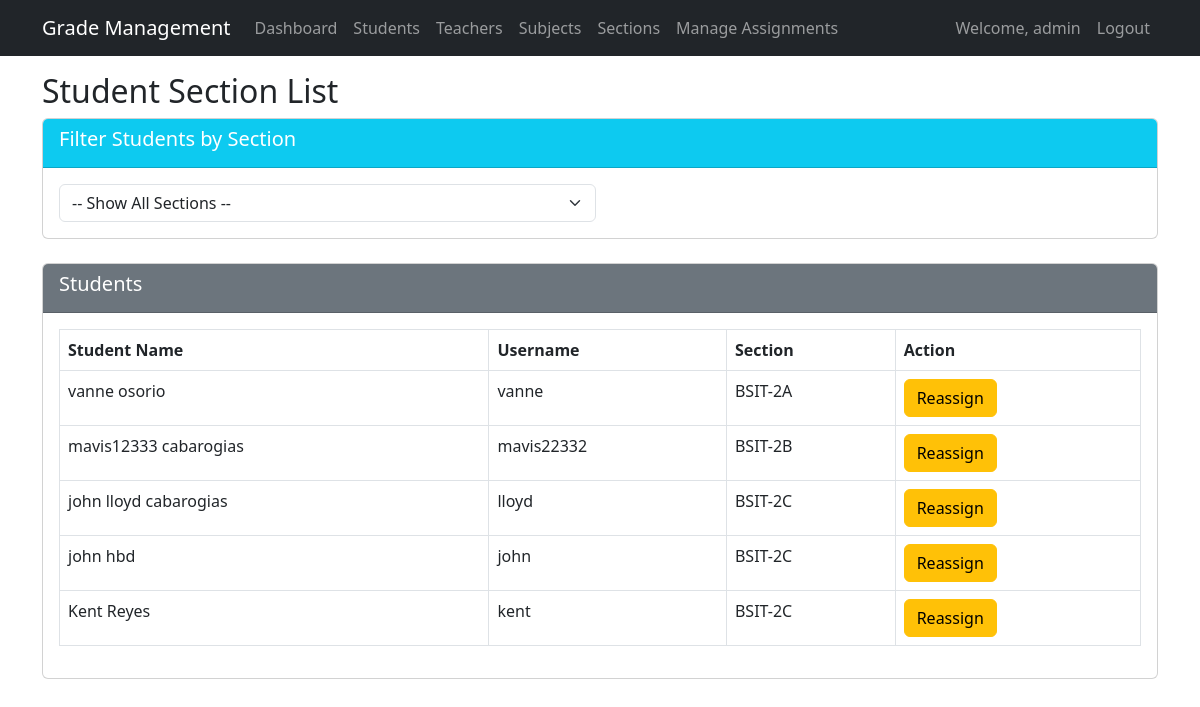
Screenshot of /admin/manage_section_students.php (signed in) with the database file from the repository.
### tables this page shows
CREATE TABLE `students` (
  `student_id` int(11) NOT NULL,
  `user_id` int(11) DEFAULT NULL,
  `first_name` varchar(50) NOT NULL,
  `last_name` varchar(50) NOT NULL,
  `email` varchar(100) DEFAULT NULL,
  `phone` varchar(20) DEFAULT NULL
);

CREATE TABLE `users` (
  `id` int(11) NOT NULL,
  `username` varchar(50) NOT NULL,
  `password` varchar(255) NOT NULL,
  `role` enum('admin','teacher','student') NOT NULL,
  `created_at` timestamp NOT NULL DEFAULT current_timestamp()
);

CREATE TABLE `sections` (
  `section_id` int(11) NOT NULL,
  `section_name` varchar(50) NOT NULL,
  `academic_year` varchar(20) NOT NULL
);

### admin/manage_section_students.php (the view, shortened to what this page needs)
<?php
require_once '../config/db.php';
$filter_section_id = isset($_GET['filter_section_id']) ? (int)$_GET['filter_section_id'] : 0;
if ($filter_section_id > 0) {
    $stmt = $conn->prepare("
        SELECT s.student_id, s.first_name, s.last_name, u.username, sec.section_name
        FROM students s
        LEFT JOIN student_section ss ON s.student_id = ss.student_id
        LEFT JOIN sections sec ON ss.section_id = sec.section_id
        LEFT JOIN users u ON s.user_id = u.id
        WHERE ss.section_id = ?
        ORDER BY s.last_name, s.first_name
    ");
    $stmt->bind_param("i", $filter_section_id);
    $stmt->execute();
    $students_result = $stmt->get_result();
} else {
    $students_result = $conn->query("
        SELECT s.student_id, s.first_name, s.last_name, u.username, sec.section_name
        FROM students s
        LEFT JOIN student_section ss ON s.student_id = ss.student_id
        LEFT JOIN sections sec ON ss.section_id = sec.section_id
        LEFT JOIN users u ON s.user_id = u.id
        ORDER BY sec.section_name, s.last_name, s.first_name
    ");
}
?>
<!DOCTYPE html>
<html lang="en">
<head>
    <link href="https://cdn.jsdelivr.net/npm/bootstrap@5.3.0/dist/css/bootstrap.min.css" rel="stylesheet">
</head>
<body>
<?php include '../includes/navbar.php'; ?>
<div class="container mt-5 pt-4">
    <h2>Student Section List</h2>
    <div class="card mb-4">
        <div class="card-header bg-info text-white"><h5>Filter Students by Section</h5></div>
        <div class="card-body">
            <form method="GET" class="row g-2">
                <div class="col-md-6">
                    <select name="filter_section_id" class="form-select" onchange="this.form.submit()">
                        <option value="0">-- Show All Sections --</option>
                    </select>
                </div>
            </form>
        </div>
    </div>
    <div class="card">
        <div class="card-header bg-secondary text-white"><h5>Students</h5></div>
        <div class="card-body">
            <?php if ($students_result->num_rows > 0): ?>
                <table class="table table-bordered table-hover">
                    <thead>
                        <tr>
                            <th>Student Name</th>
                            <th>Username</th>
                            <th>Section</th>
                            <th>Action</th>
                        </tr>
                    </thead>
                    <tbody>
                        <?php while ($student = $students_result->fetch_assoc()): ?>
                            <tr>
                                <td><?= htmlspecialchars($student['first_name'] . ' ' . $student['last_name']) ?></td>
                                <td><?= htmlspecialchars($student['username']) ?></td>
                                <td><?= htmlspecialchars($student['section_name'] ?? 'Unassigned') ?></td>
                                <td>
                                    <?php if (empty($student['section_name'])): ?>
                                        <button class="btn btn-success" data-bs-toggle="modal" data-bs-target="#reassignModal"
                                            data-student-id="<?= $student['student_id'] ?>" data-current-section="Unassigned">
                                            Assign
                                        </button>
                                    <?php else: ?>
                                        <button class="btn btn-warning" data-bs-toggle="modal" data-bs-target="#reassignModal"
                                            data-student-id="<?= $student['student_id'] ?>" data-current-section="<?= htmlspecialchars($student['section_name']) ?>">
                                            Reassign
                                        </button>
                                    <?php endif; ?>
                                </td>
                            </tr>
                        <?php endwhile; ?>
                    </tbody>
                </table>
            <?php else: ?>
                <div class="alert alert-info">No students found.</div>
            <?php endif; ?>
        </div>
    </div>
</div>
</body>
</html>

### rows the page displays
students: first_name+last_name "vanne osorio", user.username "vanne", sections.section_name "BSIT-2A"
students: first_name+last_name "mavis12333 cabarogias", user.username "mavis22332", sections.section_name "BSIT-2B"
students: first_name+last_name "john lloyd cabarogias", user.username "lloyd", sections.section_name "BSIT-2C"
students: first_name+last_name "john hbd", user.username "john", sections.section_name "BSIT-2C"
students: first_name+last_name "Kent Reyes", user.username "kent", sections.section_name "BSIT-2C"

### other values shown
$_SESSION['username'] "admin"
